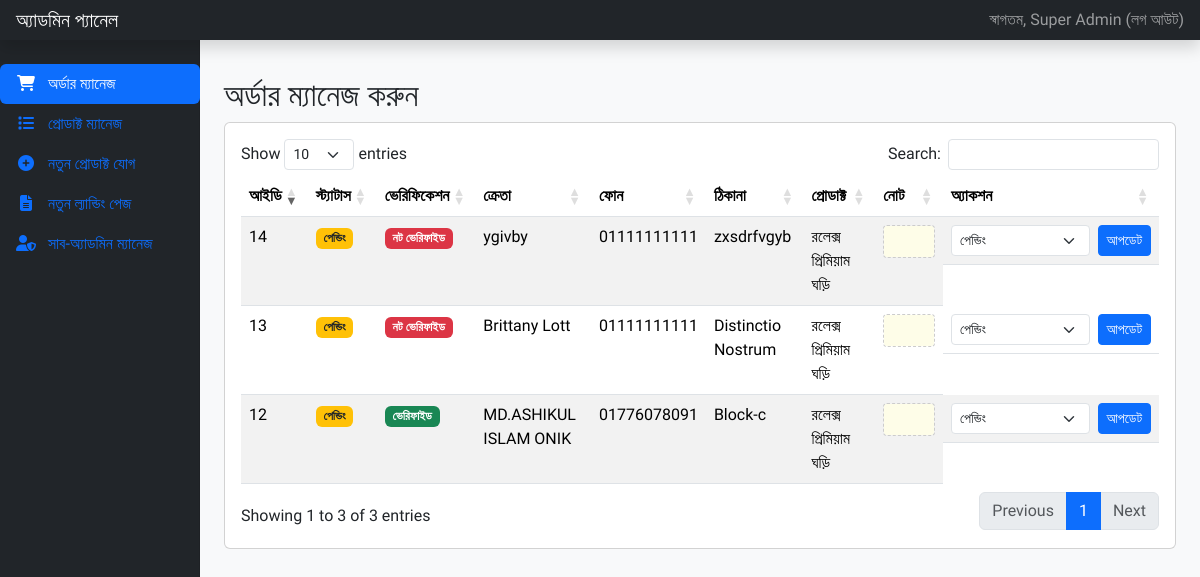
Page /admin.php (signed in) on the committed database.
### tables this page shows
CREATE TABLE `orders` (
  `id` int NOT NULL,
  `product_id` int NOT NULL,
  `name` varchar(255) NOT NULL,
  `phone` varchar(20) NOT NULL,
  `address` text NOT NULL,
  `status` enum('pending','confirmed','shipped') NOT NULL DEFAULT 'pending',
  `is_verified` tinyint(1) NOT NULL DEFAULT '0' COMMENT '0=Not Verified, 1=Verified',
  `note` text,
  `created_at` timestamp NOT NULL DEFAULT CURRENT_TIMESTAMP
);

CREATE TABLE `products` (
  `id` int NOT NULL,
  `title` varchar(255) NOT NULL,
  `price` decimal(10,2) NOT NULL,
  `main_price` decimal(10,2) DEFAULT NULL,
  `description` text NOT NULL,
  `images` varchar(255) NOT NULL,
  `is_visible` tinyint(1) NOT NULL DEFAULT '1'
);

### admin.php (the view, shortened to what this page needs)
<?php
require_once 'config.php';
$is_super = $_SESSION['is_super'] ?? false;
$admin_name = htmlspecialchars($_SESSION['admin_name'] ?? 'Admin');
?>
<!DOCTYPE html>
<html lang="bn">
<head>
    <link href="https://cdn.jsdelivr.net/npm/bootstrap@5.3.3/dist/css/bootstrap.min.css" rel="stylesheet">
    <link rel="stylesheet" href="https://cdn.datatables.net/1.13.6/css/dataTables.bootstrap5.min.css">
    <link rel="stylesheet" href="https://cdnjs.cloudflare.com/ajax/libs/font-awesome/6.4.2/css/all.min.css">
</head>
<body>
    <nav class="navbar navbar-dark sticky-top bg-dark flex-md-nowrap p-0 shadow">
        <a class="navbar-brand col-md-3 col-lg-2 me-0 px-3" href="#">অ্যাডমিন প্যানেল</a>
        <div class="navbar-nav"><div class="nav-item text-nowrap">
            <a class="nav-link px-3" href="logout.php">স্বাগতম, <?php echo $admin_name; ?> (লগ আউট)</a>
        </div></div>
    </nav>
    <div class="container-fluid">
        <div class="row">
            <nav id="sidebarMenu" class="col-md-3 col-lg-2 d-md-block bg-dark sidebar collapse">
                <div class="sidebar-sticky pt-3">
                    <ul class="nav flex-column nav-pills" id="admin-tabs" role="tablist">
                        <li class="nav-item" role="presentation"><button class="nav-link active w-100 text-start" data-bs-toggle="pill" data-bs-target="#orders-panel" type="button"><i class="fas fa-shopping-cart fa-fw me-2"></i> অর্ডার ম্যানেজ</button></li>
                        <li class="nav-item" role="presentation"><button class="nav-link w-100 text-start" data-bs-toggle="pill" data-bs-target="#manage-products-panel" type="button"><i class="fas fa-list fa-fw me-2"></i> প্রোডাক্ট ম্যানেজ</button></li>
                        <li class="nav-item" role="presentation"><button class="nav-link w-100 text-start" data-bs-toggle="pill" data-bs-target="#add-product-panel" type="button"><i class="fas fa-plus-circle fa-fw me-2"></i> নতুন প্রোডাক্ট যোগ</button></li>
                        <li class="nav-item" role="presentation"><button class="nav-link w-100 text-start" data-bs-toggle="pill" data-bs-target="#create-page-panel" type="button"><i class="fas fa-file-alt fa-fw me-2"></i> নতুন ল্যান্ডিং পেজ</button></li>
                        <?php if ($is_super): ?><li class="nav-item" role="presentation"><button class="nav-link w-100 text-start" data-bs-toggle="pill" data-bs-target="#admins-panel" type="button"><i class="fas fa-user-shield fa-fw me-2"></i> সাব-অ্যাডমিন ম্যানেজ</button></li><?php endif; ?>
                    </ul>
                </div>
            </nav>
            <main class="main-content col-md-9 ms-sm-auto col-lg-10 px-md-4">
                <div class="tab-content" id="admin-tabs-content">
                    <div class="tab-pane fade show active" id="orders-panel" role="tabpanel">
                        <h2 class="mt-3">অর্ডার ম্যানেজ করুন</h2>
                        <div class="card"><div class="card-body"><div class="table-responsive">
                            <table id="orders-table" class="table table-striped" style="width:100%">
                                <thead>
                                    <tr>
                                        <th>আইডি</th> <th>স্ট্যাটাস</th> <th>ভেরিফিকেশন</th> <th>ক্রেতা</th> <th>ফোন</th>
                                        <th>ঠিকানা</th> <th>প্রোডাক্ট</th> <th>নোট</th> <th>অ্যাকশন</th>
                                    </tr>
                                </thead>
                                <tbody>
                                <?php
                                $stmt_orders = $pdo->query("SELECT o.*, p.title as product_title FROM orders o LEFT JOIN products p ON o.product_id = p.id ORDER BY o.created_at DESC");
                                while ($order = $stmt_orders->fetch(PDO::FETCH_ASSOC)) {
                                    $status_map = ['pending' => 'পেন্ডিং', 'confirmed' => 'কনফার্মড', 'shipped' => 'শিপড'];
                                    $status_badge_map = ['pending' => 'bg-warning text-dark', 'confirmed' => 'bg-success', 'shipped' => 'bg-info'];
                                    $status_text = $status_map[$order['status']] ?? ucfirst($order['status']);
                                    $status_badge = $status_badge_map[$order['status']] ?? 'bg-secondary';
                                    $ver_text = $order['is_verified'] ? 'ভেরিফাইড' : 'নট ভেরিফাইড';
                                    $ver_badge = $order['is_verified'] ? 'bg-success' : 'bg-danger';
                                    echo "<tr><td>{$order['id']}</td>";
                                    echo "<td><span class='badge {$status_badge}' id='status-badge-{$order['id']}'>{$status_text}</span></td>";
                                    echo "<td><span class='badge {$ver_badge}'>{$ver_text}</span></td>";
                                    echo "<td>" . htmlspecialchars($order['name']) . "</td>";
                                    echo "<td>" . htmlspecialchars($order['phone']) . "</td>";
                                    echo "<td>" . htmlspecialchars($order['address']) . "</td>";
                                    echo "<td>" . htmlspecialchars($order['product_title'] ?? 'N/A') . "</td>";
                                    echo "<td><input type='text' class='form-control form-control-sm note-input' data-id='{$order['id']}' value='" . htmlspecialchars($order['note'] ?? '') . "'></td>";
                                    echo "<td class='action-cell'>";
                                    echo "  <select class='form-select form-select-sm' id='status-select-{$order['id']}'>";
                                    echo "    <option value='pending'" . ($order['status'] == 'pending' ? ' selected' : '') . ">পেন্ডিং</option>";
                                    echo "  </select>";
                                    echo "  <button class='btn btn-sm btn-primary btn-update-status' data-id='{$order['id']}'>আপডেট</button>";
                                    echo "</td></tr>";
                                }
                                ?>
                                </tbody>
                            </table>
                        </div></div></div>
                    </div>
                </div>
            </main>
        </div>
    </div>
</body>
</html>

### admin.php (style rules this page uses)
body { background-color: #f8f9fa; font-family: 'Hind Siliguri', sans-serif; }
.sidebar { position: fixed; top: 0; bottom: 0; left: 0; z-index: 100; padding: 48px 0 0; box-shadow: inset -1px 0 0 rgba(0, 0, 0, .1); }
.sidebar-sticky { position: relative; top: 0; height: calc(100vh - 48px); padding-top: .5rem; overflow-x: hidden; overflow-y: auto; }
.main-content { margin-left: 230px; padding: 20px; }
.navbar { z-index: 101; }
.note-input { width: 100%; border: 1px dashed #ccc; padding: 5px; background-color: #fefde8; }
#orders-table .action-cell { min-width: 200px; display: flex; gap: 0.5rem; align-items: center; }

### rows in the picture
orders: id "14", status "পেন্ডিং", is_verified "নট ভেরিফাইড", name "ygivby", phone "01111111111", address "zxsdrfvgyb", product.title "রলেক্স প্রিমিয়াম ঘড়ি", status+id "পেন্ডিং"
orders: id "13", status "পেন্ডিং", is_verified "নট ভেরিফাইড", name "Brittany Lott", phone "01111111111", address "Distinctio Nostrum", product.title "রলেক্স প্রিমিয়াম ঘড়ি", status+id "পেন্ডিং"
orders: id "12", status "পেন্ডিং", is_verified "ভেরিফাইড", name "MD.ASHIKUL ISLAM ONIK", phone "01776078091", address "Block-c", product.title "রলেক্স প্রিমিয়াম ঘড়ি", status+id "পেন্ডিং"

### other values in the picture
$admin_name "Super Admin"
